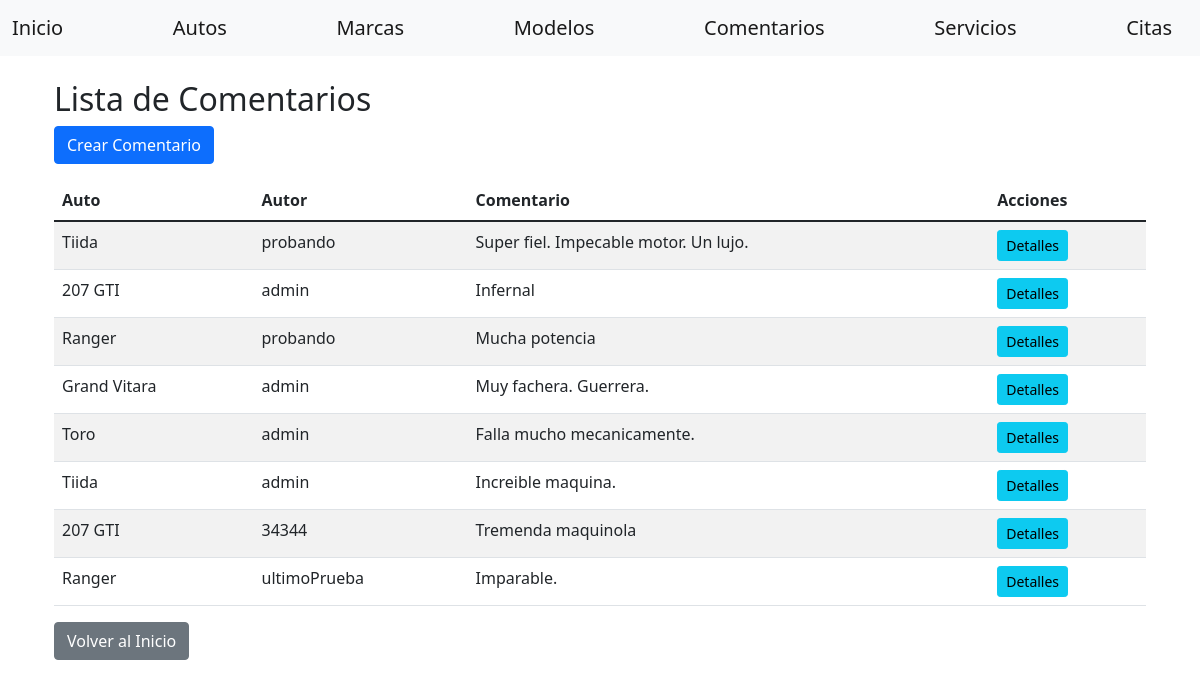
The page /gestion/comentarios/ on the database as committed earlier.
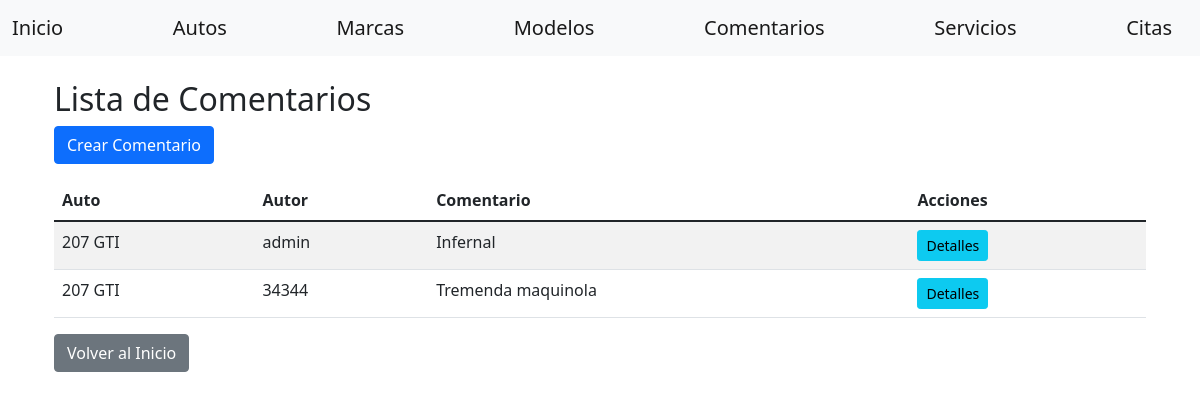
The same page on the database as committed later.
### gestion/models.py (models this page shows, shortened)
class Comentario(models.Model):
    auto = models.ForeignKey(Auto, on_delete=models.CASCADE)
    autor = models.ForeignKey(User, on_delete=models.CASCADE)
    comentario = models.TextField()
    fecha = models.DateTimeField(auto_now_add=True)

class Auto(models.Model):
    marca = models.ForeignKey(Marca, on_delete=models.CASCADE, default=1)
    modelo = models.ForeignKey(ModeloAuto, on_delete=models.CASCADE)
    categoria = models.ForeignKey(Categoria, on_delete=models.CASCADE)
    precio = models.DecimalField(max_digits=10, decimal_places=2)
    imagen = models.ImageField(upload_to='autos/')
    descripcion = models.TextField()

class ModeloAuto(models.Model):
    marca = models.ForeignKey(Marca, on_delete=models.CASCADE)
    nombre = models.CharField(max_length=100)

### gestion/views/comentario_view.py (the view)
# urls.py: path('comentarios/', comentario_view.ComentarioListView.as_view(), name='comentario-list'),
class ComentarioListView(View):
    def get(self, request, *args, **kwargs):
        repo = ComentarioRepository()
        comentarios = repo.get_all()
        return render(
            request,
            'comentarios/list.html',
            dict(
                comentarios=comentarios
            )
        )

### gestion/context_processors.py (called while the page is built)
def user_info(request):
    user = request.user if request.user.is_authenticated else None
    return {
        'authenticated_user': user
    }

def all_brands(request):
    brands = cache.get('brands')
    if brands is None:
        brands = Marca.objects.all()
        cache.set('brands', brands, 36000)  # Cache por 10 horas (36000 segundos)
    return {'all_brands': brands}

def all_categories(request):
    categories = cache.get('categories')
    if categories is None:
        categories = Categoria.objects.all()  # Devuelve objetos completos
        cache.set('categories', categories, 36000)  # Cache por 10 horas (36000 segundos)
    return {'all_categories': categories}

### gestion/repositories/comentario_repository.py (called while the page is built)
    def get_all(self) -> List[Comentario]:
        return Comentario.objects.all()

### gestion/templates/comentarios/list.html (shortened to what this page needs)
{% extends "home/base.html" %}
{% block content %}
<div class="container mt-3">
    <h2>Lista de Comentarios</h2>
    <a href="{% url 'comentario-create' %}" class="btn btn-primary mb-3">Crear Comentario</a>
    <table class="table table-striped">
        <thead>
            <tr>
                <th>Auto</th>
                <th>Autor</th>
                <th>Comentario</th>
                <th>Acciones</th>
            </tr>
        </thead>
        <tbody>
            {% for comentario in comentarios %}
                <tr>
                    <td>{{ comentario.auto.modelo.nombre }}</td>
                    <td>{{ comentario.autor.username }}</td>
                    <td>{{ comentario.comentario }}</td>
                    <td>
                        <a href="{% url 'comentario-detail' comentario.id %}" class="btn btn-info btn-sm">Detalles</a>
                    </td>
                </tr>
            {% endfor %}
        </tbody>
    </table>
    <a href="{% url 'index' %}" class="btn btn-secondary">Volver al Inicio</a>
</div>
{% endblock %}

Rows that differ between the two databases and show on the page:
removed Comentario: auto.modelo.nombre "Tiida", autor.username "probando", comentario "Super fiel. Impecable motor. Un lujo."
removed Comentario: auto.modelo.nombre "Ranger", autor.username "probando", comentario "Mucha potencia"
removed Comentario: auto.modelo.nombre "Grand Vitara", autor.username "admin", comentario "Muy fachera. Guerrera."
removed Comentario: auto.modelo.nombre "Toro", autor.username "admin", comentario "Falla mucho mecanicamente."
removed Comentario: auto.modelo.nombre "Tiida", autor.username "admin", comentario "Increible maquina."
removed Comentario: auto.modelo.nombre "Ranger", autor.username "ultimoPrueba", comentario "Imparable."
